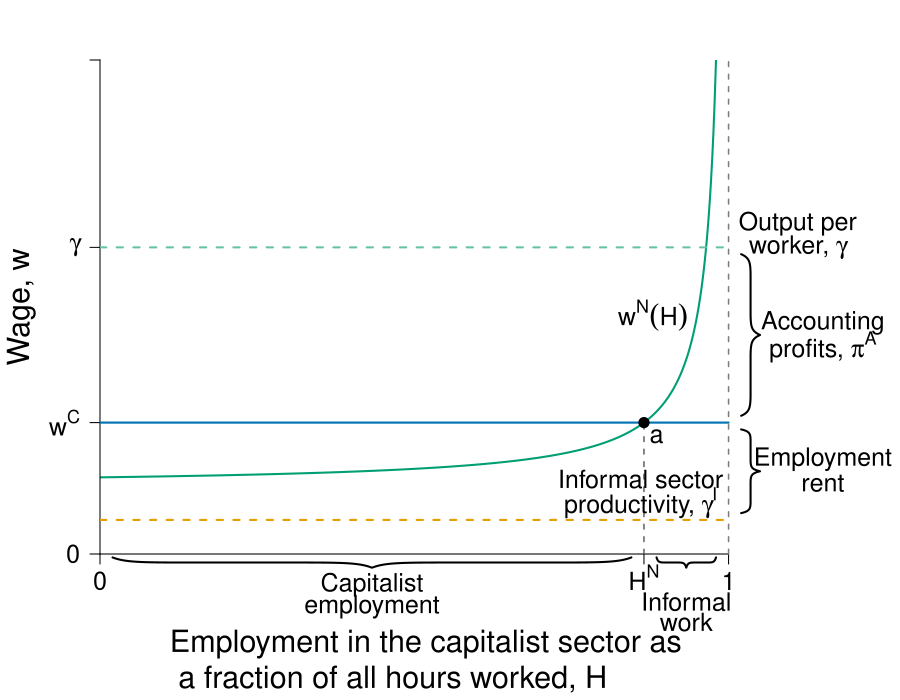

The R source for this figure:
require(ggplot2)
require(shape)
require(plotrix)
require(pBrackets)
pdf(file = "capitalism/lewis_baseline.pdf", width = 9, height = 7)

#Set parameters for graphics
axislabelsize <- 1.8
labelsize <- 1.5
namesize <- 1.8
annotatesize <- 1.5
graphlinewidth <- 2
segmentlinewidth <- 1.5

COL <- c("#7fc97f", "#beaed4", "#fdc086", "#ffff99", "#386cb0", "#f0027f", "#bf5b17", "#666666")
COLA <- c("#e0f3db", "#99d8c9","#66c2a4","#41ae76", "#238b45", "#005824")
COLB <- c("#4eb3d3", "#2b8cbe", "#0868ac","#084081")
CBCols <- c("#009E73","#0072B2","#E69F00","#CC79A7", "#F0E442","#D55E00")

WageFn <- function(h, ubar = 0.1, B = 0.1, t = 0.8) {
  B + ubar + (ubar - ubar*t +  ubar*t*h )/(t*(1 - h))
}

wCompCond <- function(b, rho = 0.05, gamma = prodlvls[1]){
  ((1 - b)/(1 + rho))*gamma
}

LewisFallback <- function(h, constant = 0.1, alpha = 0.5){
  constant*(1 - h)^(alpha - 1)
}


#Ylims in this figure are set at 40 for legacy reasons, 
#so multiply by 40 to get the y coordinates; was too hard 
#to re-do everything
#wCompCond(b = 0.5)*40
#Work out the x-coordinates where the Wage function 
#equals the competition condition at the parameters
x <- seq(xlims[1], xlims[2], length.out = npts)
barriers <- 0.55
oppcost <- 0.05
prodlvls <- c(0.9, 1.4)
benefits <- c(0.1, 0.2)

eq1 <- uniroot(function(x)  WageFn(x) - wCompCond(b = barriers[1], rho = oppcost[1])  , c(.01,1), tol=1e-8)   
eq2 <- uniroot(function(x)  WageFn(x, B = benefits[2]) - wCompCond(b = barriers[1], gamma = prodlvls[2], rho = oppcost[1])  , c(.01,1), tol=1e-8)   

emplvls <- c(as.numeric(eq1[1]), as.numeric(eq2[1]))
wagelvls <- c(wCompCond(b = barriers[1]), wCompCond(b = barriers[1], gamma = prodlvls[2]))
fallbacklvls <- c(LewisFallback(emplvls[1]), LewisFallback(emplvls[2]))



#COL <- c("#1B9E77", "#D95F02", "#7570B3", "#E7298A", "#66A61E", "#E6AB02", "#A6761D", "#666666")
COL <- c("#7fc97f", "#beaed4", "#fdc086", "#ffff99")
par(mar =  c(7.3, 5, 3, 7))
xlims <- c(0, 1.05)
ylims <- c(0, 1.45)


plot(0, 0, xlim = xlims, ylim = ylims, type = "n",
     xlab = expression(paste("")),
     ylab = expression(paste("")),
     xaxt = "n", 
     yaxt = "n",
     cex.lab = axislabelsize, 
     line = 2.5,
     bty = "n", 
     xaxs="i", 
     yaxs="i")

npts <- 500 
npts2 <- 501
#Specify the sequences of points for graphing. 
xx1 <- seq(xlims[1], 1, length.out = npts)
xx2 <- seq(xlims[1], xlims[2], length.out = npts)
xx3 <- seq(xlims[1], xlims[2], length.out = npts2)
xx4 <- seq(xlims[1], 25, length.out = npts2)
xx5 <- seq(xlims[1], 0.75, length.out = npts2)

# Shade below green line
# polygon(c(0, xx2, xlims[2]), 
#         c(0, WageFn(xx2), 0), border = FALSE, col = COLA[1])
# rect(0.99, 0, 1, 1, border = FALSE, col = COLA[1])

#Axis labels
text(0.5*xlims[2], -0.37, expression(paste("Employment in the capitalist sector as \n a fraction of all hours worked, H")), cex = axislabelsize, xpd = TRUE)
text(-0.125, 0.5*ylims[2], expression(paste("Wage, ", w)), cex = axislabelsize, xpd = TRUE, srt = 90)


#Draw the lines for the graphs
lines(xx1, WageFn(xx1), col = CBCols[1], lwd = graphlinewidth)
#lines(xx1, WageFn(xx1, B = benefits[2]), col = CBCols[1], lwd = graphlinewidth)
#lines(xx1, LewisFallback(xx1), col = CBCols[3], lwd = graphlinewidth)


#Annotation of the  graphs
#Wage curves
#text(0.96, 1.6, expression(paste("Wage curves")), cex = labelsize, xpd = TRUE)
#text(0.81, 1.15, expression(paste(w[2]^N*(H) )), cex = labelsize, xpd = TRUE)
text(0.86, 0.7, expression(paste(w^N*(H) )), cex = labelsize, xpd = TRUE)

text(0.86, 0.22, expression(paste("Informal sector")), cex = labelsize, xpd = TRUE)
text(0.86, 0.15, expression(paste("productivity, ", gamma^I)), cex = labelsize, xpd = TRUE)

#text(0.75, 38, expression(paste("Employment level, ", H^N)), cex = labelsize,  xpd = TRUE)
# text(0.71, 43, expression(paste("Employment")), cex = labelsize,  xpd = TRUE)
# text(0.71, 41, expression(paste("level, ", H^N)), cex = labelsize,  xpd = TRUE)


#Arrows(0.8, 15, 0.8, 19, col = "black", lty = 1, lwd = 2, arr.type = "triangle")
#Arrows(0.8, 15, 0.8, 6, col = "black", lty = 1, lwd = 2, arr.type = "triangle")
#text(0.92, 12.5, expression(paste("Employment Rent")))


#Customize ticks and labels for the plot
ticksy <- c(0, wagelvls[1], prodlvls[1], ylims[2])
ylabels <- c(0, expression(paste(w^C)), expression(paste(gamma)),  NA)
ticksx <- c(0, emplvls[1], 1)
xlabels <- c(0, expression(paste(H^N)), 1)
axis(1, at = ticksx, pos = 0, labels = xlabels, cex.axis = labelsize)
axis(2, at = ticksy, pos = 0, labels = ylabels, las = 1, cex.axis = labelsize)



#Competition conditions
#CC1
segments(0, wagelvls[1], emplvls[1], wagelvls[1], lty = 1, lwd = graphlinewidth, col = CBCols[2])
segments(emplvls[1], wagelvls[1], 1, wagelvls[1], lty = 1, lwd = graphlinewidth, col = CBCols[2])
segments(emplvls[1], 0, emplvls[1], wagelvls[1], lty = 2, lwd = segmentlinewidth, col = grays[22])

#CC2
# segments(0, wagelvls[2], emplvls[2], wagelvls[2], lty = 1, lwd = graphlinewidth, col = CBCols[2])
# segments(emplvls[2], wagelvls[2], 1, wagelvls[2], lty = 1, lwd = graphlinewidth, col = CBCols[2])
# segments(emplvls[2], 0, emplvls[2], wagelvls[2], lty = 2, lwd = segmentlinewidth, col = grays[22])

# Informal fallback
segments(0, LewisFallback(h = 0), 1, LewisFallback(h = 0), lty = 2, lwd = graphlinewidth, col = CBCols[3])
#segments(emplvls[2], wagelvls[2], 1, wagelvls[2], lty = 1, lwd = graphlinewidth, col = CBCols[2])



# Gammas
#gamma 1
segments(0, prodlvls[1], 1, prodlvls[1], lty = 2, lwd = 2, col = COLA[3])
#gamma 2
#segments(0, prodlvls[2], 1, prodlvls[2], lty = 2, lwd = 2, col = COLA[3])

#text(1.11, prodlvls[1] + 0.07, expression(paste("Initial")), cex = labelsize,  xpd = TRUE)
text(1.11, prodlvls[1] + 0.07 , expression(paste("Output per")), cex = labelsize,  xpd = TRUE)
text(1.11, prodlvls[1], expression(paste("worker, ", gamma )), cex = labelsize,  xpd = TRUE)


# text(1.11, 1.47, expression(paste("New")), cex = labelsize,  xpd = TRUE)
# text(1.11, 1.4, expression(paste("output per")), cex = labelsize,  xpd = TRUE)
# text(1.11, 1.33, expression(paste("worker, ", gamma[2])), cex = labelsize,  xpd = TRUE)

# Supply of labor
segments(1, 0, 1, ylims[2], lty = 2, lwd = segmentlinewidth, col = grays[20], xpd = TRUE)
# text(1.11, 0.15, expression(paste("Supply of")), cex = labelsize,  xpd = TRUE)
# text(1.11, 0.08, expression(paste("labor, ", H == 1)), cex = labelsize,  xpd = TRUE)


# points(emplvls[2], wagelvls[2], pch = 16, col = "black", cex = 1.5)
# text(emplvls[2] - 0.02, wagelvls[2] + 0.04,  expression(paste(b)), cex = labelsize)

points(emplvls[1], wagelvls[1], pch = 16, col = "black", cex = 1.5)
text(emplvls[1] + 0.02, wagelvls[1] - 0.04,  expression(paste(a)), cex = labelsize)

# points(emplvls[1], fallbacklvls[1], pch = 16, col = "black", cex = 1.5)
# text(emplvls[1] + 0.02, fallbacklvls[1] - 0.04,  expression(paste(d)), cex = labelsize)

# points(emplvls[2], fallbacklvls[2], pch = 16, col = "black", cex = 1.5)
# text(emplvls[2] + 0.02, fallbacklvls[2] - 0.04,  expression(paste(e)), cex = labelsize)


#Unemployment benefits & a
#segments(0, 5, 1.2, 5, lty = 2, lwd = 2, col = "darkgray")
#segments(0, 2.5, 1.2, 2.5, lty = 2, lwd = 2, col = "darkgray")

#Zero profit condition
text(1.12, 19, expression(paste("Competition")), cex = labelsize, xpd = TRUE)
text(1.12, 17, expression(paste("condition, ", w^C)), cex = labelsize, xpd = TRUE)
#text(1.02, 21.25, expression(paste(w == bar(Delta))), cex = labelsize, xpd = TRUE)

# text(0.25, 23, expression(paste("Firms leaving")), cex = labelsize)
# text(0.25, 17, expression(paste("Firms entering")), cex = labelsize)

# Arrows(0.6, 19, 0.6, 10, col = "black", lty = 1, lwd = 2, arr.type = "triangle")
# text(0.42, 28, expression(paste("If the ", w>w^c,  " profits will")), cex = labelsize)
# text(0.42, 26, expression(paste("be insufficient and firms")), cex = labelsize)
# text(0.42, 24, expression(paste("will leave")), cex = labelsize)

# text(0.6, 7, expression(paste("No")), cex = labelsize)
# text(0.6, 5, expression(paste("production")), cex = labelsize)

#text(0.97, 6, expression(paste(B + a/t)))
#text(0.97, 3.5, expression(paste(B, " (unemployment benefits)")))
#text(1.08, 36, expression(paste("level of")))
#text(1.08, 34, expression(paste("employment, ", bar(H))))

#Profits
brackets(x1 = 1.02, y1 = prodlvls[1] - 0.02, x2 = 1.02, y2 = wagelvls[1] + 0.02,  
         ticks = 0.5, curvature = 0.5, type = 1, 
         col = "black", lwd = 2, h = 0.03,
         lty = 1, xpd = TRUE)
text(1.15, (prodlvls[1] + wagelvls[1])/2 + 0.035, expression(paste("Accounting")), cex = labelsize, xpd = TRUE)
text(1.15, (prodlvls[1] + wagelvls[1])/2 - 0.035, expression(paste("profits, ", pi^A)), cex = labelsize, xpd = TRUE)

#Employment rents
brackets(x1 = 1.02, y1 = wagelvls[1] - 0.02, x2 = 1.02, y2 = LewisFallback(0) + 0.02,  
         ticks = 0.5, curvature = 0.5, type = 1, 
         col = "black", lwd = 2, h = 0.03,
         lty = 1, xpd = TRUE)
text(1.15, (LewisFallback(0)  + wagelvls[1])/2 + 0.035, expression(paste("Employment")), cex = labelsize, xpd = TRUE)
text(1.15, (LewisFallback(0)  + wagelvls[1])/2 - 0.035, expression(paste("rent")), cex = labelsize, xpd = TRUE)


brackets(x1 = emplvls[1] - 0.02, y1 = - 0.01, x2 = 0.02, y2 = - 0.01,  
         ticks = 0.5, curvature = 0.5, type = 1, 
         col = "black", lwd = 2, h = 0.03,
         lty = 1, xpd = TRUE)

text(emplvls[1]/2, - 0.09, expression(paste("Capitalist")), cex = labelsize, xpd = TRUE)
text(emplvls[1]/2, - 0.155, expression(paste("employment")), cex = labelsize, xpd = TRUE)


brackets(x1 = 1 - 0.02, y1 = - 0.01, emplvls[1] + 0.02, y2 = - 0.01,  
         ticks = 0.5, curvature = 0.5, type = 1, 
         col = "black", lwd = 2, h = 0.03,
         lty = 1, xpd = TRUE)

text((1 + emplvls[1])/2, - 0.09, expression(paste("Informal")), cex = labelsize, xpd = TRUE)
text((1 + emplvls[1])/2, - 0.15, expression(paste("work")), cex = labelsize, xpd = TRUE)


# text(0.55, 15, expression(paste("Wages")))
# Arrows(0.5, 18, 0.5, 12, col = "black", lty = 1, lwd = 2, arr.type = "triangle")
# Arrows(0.5, 12, 0.5, 18, col = "black", lty = 1, lwd = 2, arr.type = "triangle")


dev.off()
